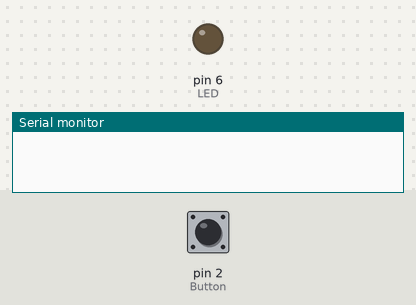
The sketch below on a simulated Arduino Uno, built with avr-gcc and run on an emulated ATmega328P. On the bench: output pins drawn as LEDs (lit = HIGH), the last lines printed to the serial monitor. Inputs (shaded band) come from the test bench; at power-on: pin 2 (Button) HIGH.

Above: at 1.2 s.
1.3 s: pin 2 (Button) pulled LOW for 0.15 s
At 1.37 s:
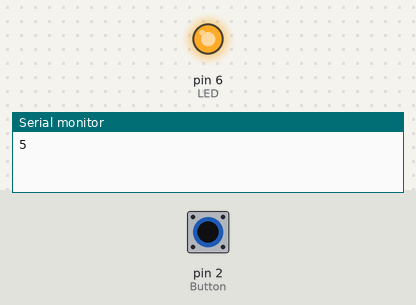
2.9 s: pin 2 (Button) pulled LOW for 3.2 s
At 7.1 s:
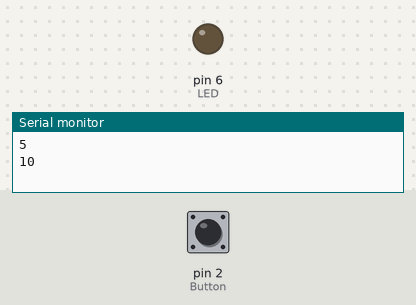
7.6 s: pin 2 (Button) pulled LOW for 1 s
At 8.3 s:
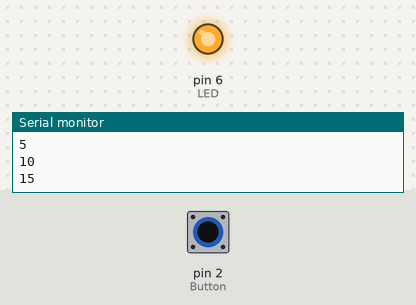
Timing chart, 0 to 10.6 s (numbered marks = the images above; inputs shaded):
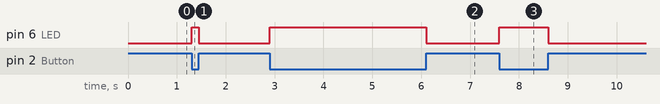

Measured:
- after the input at 1.3 s, pin 6 (LED): LOW → HIGH at once, → LOW 0.15 s later
- after the input at 2.9 s, pin 6 (LED): LOW → HIGH at once, → LOW 3.2 s later
- after the input at 7.6 s, pin 6 (LED): LOW → HIGH at once, → LOW 1.0 s later

The sketch:

light_on_switch.ino
```cpp
const byte LED = 6;
const byte Button = 2;
const byte interruptPin = 2;
volatile byte state = LOW;

void setup()
{
  Serial.begin(115200);
  pinMode(LED, OUTPUT);
  pinMode(Button, INPUT_PULLUP);
  pinMode(interruptPin, INPUT_PULLUP);
  attachInterrupt(digitalPinToInterrupt(interruptPin), blink, CHANGE);
}

void loop()
{
  static byte last = LOW;
  static short count = 0;
  byte ButtonState = digitalRead(Button);
  digitalWrite(LED, state);

  if (ButtonState != last)
  {
    if (ButtonState == LOW)
    {
      analogWrite(LED, count += 5);
      Serial.println(count);
    }
    last = ButtonState;
  }

  if (count > 255)
  {
    digitalWrite(LED, LOW);
    count = 0;
  }
}


void blink() {
  state = !state;
}
```
